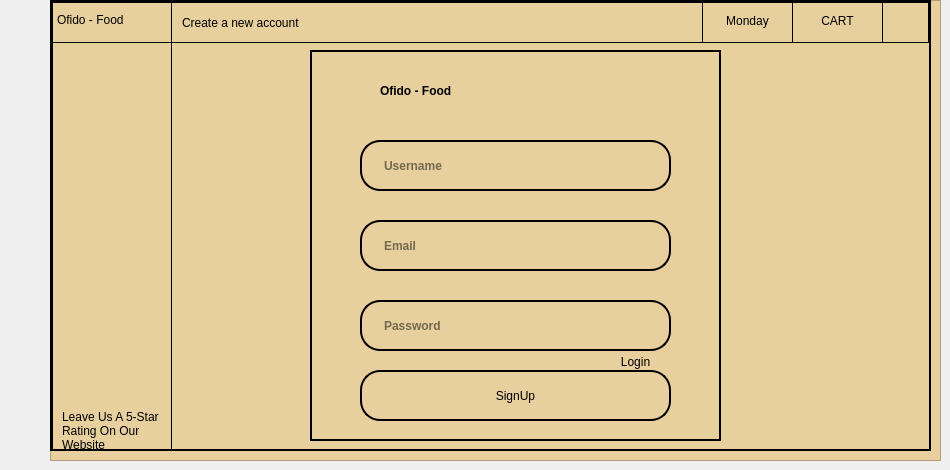
   <widget class="QWidget" name="Signup">
    <widget class="QFrame" name="frame_24">
     <property name="geometry">
      <rect>
       <x>50</x>
       <y>0</y>
       <width>891</width>
       <height>461</height>
      </rect>
     </property>
     <property name="styleSheet">
      <string notr="true">background-color: rgb(232, 208, 158);</string>
     </property>
     <property name="frameShape">
      <enum>QFrame::StyledPanel</enum>
     </property>
     <property name="frameShadow">
      <enum>QFrame::Raised</enum>
     </property>
     <widget class="QFrame" name="frame_64">
      <property name="geometry">
       <rect>
        <x>0</x>
        <y>0</y>
        <width>881</width>
        <height>451</height>
       </rect>
      </property>
      <property name="styleSheet">
       <string notr="true">border: 2px solid black;
background-color: transparent;</string>
      </property>
      <property name="frameShape">
       <enum>QFrame::StyledPanel</enum>
      </property>
      <property name="frameShadow">
       <enum>QFrame::Raised</enum>
      </property>
      <widget class="QFrame" name="frame_65">
       <property name="geometry">
        <rect>
         <x>2</x>
         <y>2</y>
         <width>877</width>
         <height>41</height>
        </rect>
       </property>
       <property name="styleSheet">
        <string notr="true">border: 1px solid black;</string>
       </property>
       <property name="frameShape">
        <enum>QFrame::StyledPanel</enum>
       </property>
       <property name="frameShadow">
        <enum>QFrame::Raised</enum>
       </property>
       <widget class="QPushButton" name="pushButton_13">
        <property name="geometry">
         <rect>
          <x>650</x>
          <y>-8</y>
          <width>91</width>
          <height>51</height>
         </rect>
        </property>
        <property name="styleSheet">
         <string notr="true">background-color: transparent;
padding-bottom: -3;
font: 12pt &quot;Agency FB&quot;;</string>
        </property>
        <property name="text">
         <string>Monday</string>
        </property>
       </widget>
       <widget class="QPushButton" name="pushButton_14">
        <property name="geometry">
         <rect>
          <x>740</x>
          <y>-8</y>
          <width>91</width>
          <height>51</height>
         </rect>
        </property>
        <property name="styleSheet">
         <string notr="true">background-color: transparent;
padding-bottom: -3;
font: 12pt &quot;Agency FB&quot;;</string>
        </property>
        <property name="text">
         <string>CART</string>
        </property>
       </widget>
       <widget class="QPushButton" name="userbtn_4">
        <property name="geometry">
         <rect>
          <x>830</x>
          <y>0</y>
          <width>51</width>
          <height>41</height>
         </rect>
        </property>
        <property name="styleSheet">
         <string notr="true">background-color: transparent;
padding-bottom: -3;
font: 12pt &quot;Agency FB&quot;;</string>
        </property>
        <property name="text">
         <string/>
        </property>
        <property name="icon">
         <iconset resource="../icons/place.qrc">
          <normaloff>:/Assets/smile-beam.png</normaloff>:/Assets/smile-beam.png</iconset>
        </property>
       </widget>
       <widget class="QLabel" name="label_22">
        <property name="geometry">
         <rect>
          <x>130</x>
          <y>10</y>
          <width>511</width>
          <height>21</height>
         </rect>
        </property>
        <property name="styleSheet">
         <string notr="true">background-color: transparent;
padding-bottom: -3;
border: 0;
font: 12pt &quot;Agency FB&quot;;</string>
        </property>
        <property name="text">
         <string>Create a new account</string>
        </property>
       </widget>
       <widget class="QLabel" name="label_25">
        <property name="geometry">
         <rect>
          <x>5</x>
          <y>7</y>
          <width>111</width>
          <height>21</height>
         </rect>
        </property>
        <property name="styleSheet">
         <string notr="true">background-color: transparent;
padding-bottom: -3;
border: 0;
font: 63 14pt &quot;Nowwhat&quot;;</string>
        </property>
        <property name="text">
         <string>Ofido - Food</string>
        </property>
       </widget>
      </widget>
      <widget class="QFrame" name="frame_66">
       <property name="geometry">
        <rect>
         <x>2</x>
         <y>0</y>
         <width>120</width>
         <height>451</height>
        </rect>
       </property>
       <property name="styleSheet">
        <string notr="true">border: 1px solid black;</string>
       </property>
       <property name="frameShape">
        <enum>QFrame::StyledPanel</enum>
       </property>
       <property name="frameShadow">
        <enum>QFrame::Raised</enum>
       </property>
       <widget class="QLabel" name="label_26">
        <property name="geometry">
         <rect>
          <x>10</x>
          <y>410</y>
          <width>101</width>
          <height>41</height>
         </rect>
        </property>
        <property name="styleSheet">
         <string notr="true">background-color: transparent;
padding-bottom: -3;
border: 0;
font: 11pt &quot;Agency FB&quot;;</string>
        </property>
        <property name="text">
         <string>Leave Us A 5-Star Rating On Our Website</string>
        </property>
        <property name="wordWrap">
         <bool>true</bool>
        </property>
       </widget>
      </widget>
      <widget class="QFrame" name="frame_67">
       <property name="geometry">
        <rect>
         <x>260</x>
         <y>50</y>
         <width>411</width>
         <height>391</height>
        </rect>
       </property>
       <property name="frameShape">
        <enum>QFrame::StyledPanel</enum>
       </property>
       <property name="frameShadow">
        <enum>QFrame::Raised</enum>
       </property>
       <widget class="QLineEdit" name="email">
        <property name="geometry">
         <rect>
          <x>50</x>
          <y>170</y>
          <width>311</width>
          <height>51</height>
         </rect>
        </property>
        <property name="styleSheet">
         <string notr="true">border-radius: 20px;
padding-left: 20px;
font: 75 12pt &quot;Agency FB&quot;;
font-weight: bold;</string>
        </property>
        <property name="placeholderText">
         <string>Email</string>
        </property>
       </widget>
       <widget class="QLineEdit" name="password_2">
        <property name="geometry">
         <rect>
          <x>50</x>
          <y>250</y>
          <width>311</width>
          <height>51</height>
         </rect>
        </property>
        <property name="styleSheet">
         <string notr="true">border-radius: 20px;
padding-left: 20px;
font: 75 12pt &quot;Agency FB&quot;;
font-weight: bold;
</string>
        </property>
        <property name="echoMode">
         <enum>QLineEdit::Password</enum>
        </property>
        <property name="placeholderText">
         <string>Password</string>
        </property>
       </widget>
       <widget class="QPushButton" name="newaccount">
        <property name="geometry">
         <rect>
          <x>50</x>
          <y>320</y>
          <width>311</width>
          <height>51</height>
         </rect>
        </property>
        <property name="styleSheet">
         <string notr="true">QPushButton{
border-radius: 20px;
	font: 75 11pt &quot;Agency FB&quot;;
}
QPushButton:hover{
background-color: rgb(0, 0, 0);
	color: rgb(255, 255, 255);
}</string>
        </property>
        <property name="text">
         <string>SignUp</string>
        </property>
       </widget>
       <widget class="QLabel" name="label_27">
        <property name="geometry">
         <rect>
          <x>70</x>
          <y>0</y>
          <width>291</width>
          <height>81</height>
         </rect>
        </property>
        <property name="styleSheet">
         <string notr="true">background-color: transparent;
padding-bottom: -3;
border: 0;
font: 63 39pt &quot;Nowwhat&quot;;
font-weight: bold;</string>
        </property>
        <property name="text">
         <string>Ofido - Food</string>
        </property>
       </widget>
       <widget class="QLineEdit" name="user_3">
        <property name="geometry">
         <rect>
          <x>50</x>
          <y>90</y>
          <width>311</width>
          <height>51</height>
         </rect>
        </property>
        <property name="styleSheet">
         <string notr="true">border-radius: 20px;
padding-left: 20px;
font: 75 12pt &quot;Agency FB&quot;;
font-weight: bold;</string>
        </property>
        <property name="placeholderText">
         <string>Username</string>
        </property>
       </widget>
       <widget class="QPushButton" name="cancel_2">
        <property name="geometry">
         <rect>
          <x>300</x>
          <y>300</y>
          <width>51</width>
          <height>20</height>
         </rect>
        </property>
        <property name="styleSheet">
         <string notr="true">background-color: transparent;
padding-bottom: -3;
border: 0;
font: 12pt &quot;Agency FB&quot;;
</string>
        </property>
        <property name="text">
         <string>Login</string>
        </property>
       </widget>
      </widget>
     </widget>
    </widget>
   </widget>
